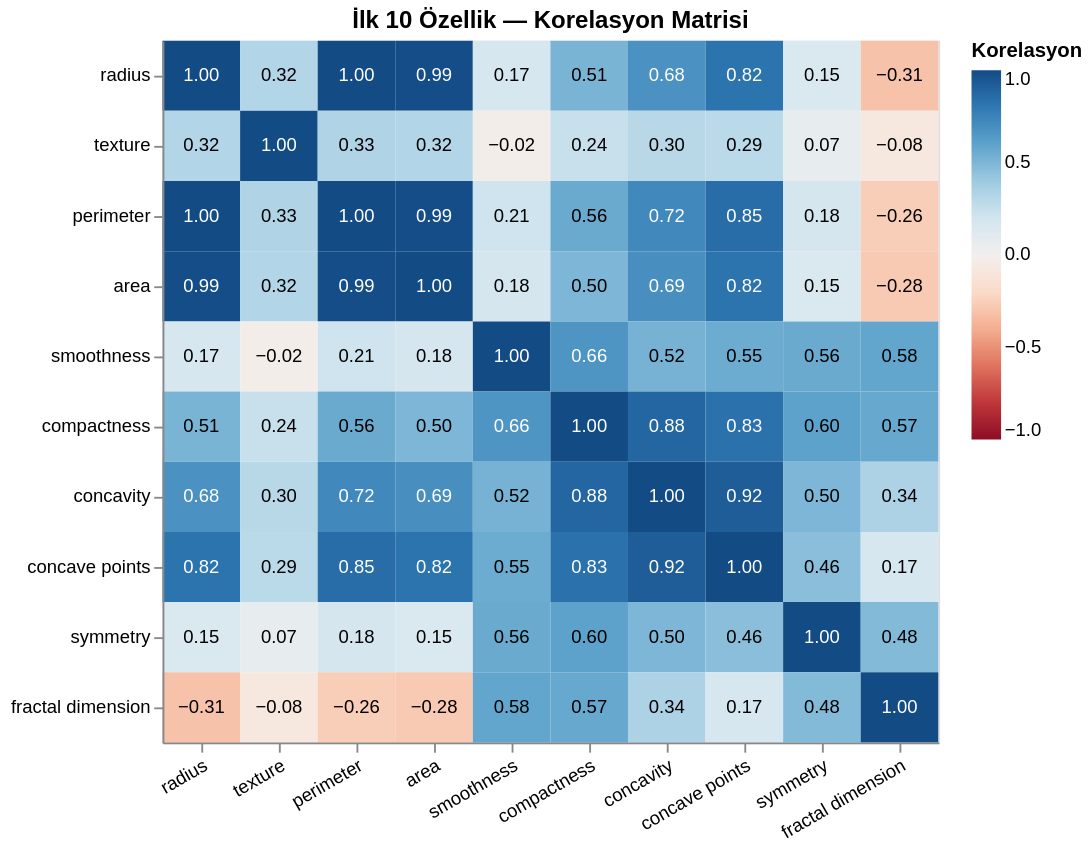

Notebook cell for this chart:
### Markdown cell above
## Görsel: Meme Kanseri — Özellik Dağılımları

Bu görsel, **iyi huylu (yeşil)** ve **kötü huylu (kırmızı)** tümörlerin 6 farklı özellik açısından nasıl farklılaştığını gösteriyor.

### Grafik Tipi: Violin Plot

Her şekil bir "keman" gibi görünüyor. Kemanın **geniş olduğu yer** = o değerde çok sayıda örnek var, **dar olduğu yer** = az örnek var.

---

### Her Özelliğe Bakış

| Özellik | Kötü Huylu (🔴) | İyi Huylu (🟢) | Fark |
|---|---|---|---|
| **Yarıçap** | ~15–20 | ~10–13 | Kötü huylu daha büyük |
| **Doku** | Benzer | Benzer | Ayırt edici değil |
| **Çevre** | ~100–130 | ~65–85 | Kötü huylu daha büyük |
| **Alan** | ~500–1500 | ~200–500 | Kötü huylu çok daha büyük |
| **Pürüzsüzlük** | Benzer | Benzer | Çok belirgin fark yok |
| **İçbükeylik** | ~0.1–0.25 | ~0–0.05 | Kötü huylu çok daha fazla |

---

### Özet

- 🔴 Kötü huylu tümörler genel olarak **daha büyük, daha engebeli ve daha içbükey**
- 🟢 İyi huylu tümörler **daha küçük ve düzgün şekilli**
- En belirgin ayrımı sağlayan özellikler: **alan, yarıçap ve içbükeylik**

Bu tür görselleştirmeler, modele "hangi özelliğe ne kadar dikkat et" diye yol gösterir.

### Code cell
# ─── Altair: Korelasyon Isı Haritası ────────────────────────────────────────
# İlk 10 özellik arasındaki korelasyonları görselleştir

top10_features = list(cancer.feature_names[:10])
corr_matrix = df[top10_features].corr().round(2)

# Altair için long format
corr_long = corr_matrix.reset_index().melt('index')
corr_long.columns = ['var1', 'var2', 'corr']

# Kısa isimler
short = {f: f.replace('mean ', '').replace(' ', '\n') for f in top10_features}
corr_long['var1'] = corr_long['var1'].map(short)
corr_long['var2'] = corr_long['var2'].map(short)

heatmap = alt.Chart(corr_long, title='İlk 10 Özellik — Korelasyon Matrisi').mark_rect().encode(
    x=alt.X('var1:N', title='', sort=None, axis=alt.Axis(labelAngle=-30)),
    y=alt.Y('var2:N', title='', sort=None),
    color=alt.Color('corr:Q', scale=alt.Scale(scheme='redblue', domain=[-1, 1]),
                    legend=alt.Legend(title='Korelasyon')),
    tooltip=['var1:N', 'var2:N', alt.Tooltip('corr:Q', format='.2f')]
).properties(width=420, height=380)

text_layer = heatmap.mark_text(fontSize=10).encode(
    text=alt.Text('corr:Q', format='.2f'),
    color=alt.condition(alt.datum.corr > 0.6, alt.value('white'), alt.value('black'))
)

(heatmap + text_layer).configure_title(fontSize=13).show()
print('Radius, perimeter ve area arasında çok yüksek korelasyon (>0.9) — multicollinearity var!')

### Figure 1 — Vega-Lite specification as saved in the notebook (floating-point values rounded to 4 significant figures)
{"config": {"view": {"continuousWidth": 300, "continuousHeight": 300}, "title": {"fontSize": 13}}, "layer": [{"mark": {"type": "rect"}, "encoding": {"color": {"field": "corr", "legend": {"title": "Korelasyon"}, "scale": {"domain": [-1, 1], "scheme": "redblue"}, "type": "quantitative"}, "tooltip": [{"field": "var1", "type": "nominal"}, {"field": "var2", "type": "nominal"}, {"field": "corr", "format": ".2f", "type": "quantitative"}], "x": {"axis": {"labelAngle": -30}, "field": "var1", "sort": null, "title": "", "type": "nominal"}, "y": {"field": "var2", "sort": null, "title": "", "type": "nominal"}}, "title": "İlk 10 Özellik — Korelasyon Matrisi"}, {"mark": {"type": "text", "fontSize": 10}, "encoding": {"color": {"condition": {"test": "(datum.corr > 0.6)", "value": "white"}, "value": "black"}, "text": {"field": "corr", "format": ".2f", "type": "quantitative"}, "tooltip": [{"field": "var1", "type": "nominal"}, {"field": "var2", "type": "nominal"}, {"field": "corr", "format": ".2f", "type": "quantitative"}], "x": {"axis": {"labelAngle": -30}, "field": "var1", "sort": null, "title": "", "type": "nominal"}, "y": {"field": "var2", "sort": null, "title": "", "type": "nominal"}}, "title": "İlk 10 Özellik — Korelasyon Matrisi"}], "data": {"name": "data-a541ee361af4f19693039fbcbb7ae20c"}, "height": 380, "width": 420, "$schema": "https://vega.github.io/schema/vega-lite/v5.20.1.json", "datasets": {"data-a541ee361af4f19693039fbcbb7ae20c": [{"var1": "radius", "var2": "radius", "corr": 1.0}, {"var1": "texture", "var2": "radius", "corr": 0.32}, {"var1": "perimeter", "var2": "radius", "corr": 1.0}, {"var1": "area", "var2": "radius", "corr": 0.99}, {"var1": "smoothness", "var2": "radius", "corr": 0.17}, {"var1": "compactness", "var2": "radius", "corr": 0.51}, {"var1": "concavity", "var2": "radius", "corr": 0.68}, {"var1": "concave\npoints", "var2": "radius", "corr": 0.82}, {"var1": "symmetry", "var2": "radius", "corr": 0.15}, {"var1": "fractal\ndimension", "var2": "radius", "corr": -0.31}, {"var1": "radius", "var2": "texture", "corr": 0.32}, {"var1": "texture", "var2": "texture", "corr": 1.0}, {"var1": "perimeter", "var2": "texture", "corr": 0.33}, {"var1": "area", "var2": "texture", "corr": 0.32}, {"var1": "smoothness", "var2": "texture", "corr": -0.02}, {"var1": "compactness", "var2": "texture", "corr": 0.24}, {"var1": "concavity", "var2": "texture", "corr": 0.3}, {"var1": "concave\npoints", "var2": "texture", "corr": 0.29}, {"var1": "symmetry", "var2": "texture", "corr": 0.07}, {"var1": "fractal\ndimension", "var2": "texture", "corr": -0.08}, {"var1": "radius", "var2": "perimeter", "corr": 1.0}, {"var1": "texture", "var2": "perimeter", "corr": 0.33}, {"var1": "perimeter", "var2": "perimeter", "corr": 1.0}, {"var1": "area", "var2": "perimeter", "corr": 0.99}, {"var1": "smoothness", "var2": "perimeter", "corr": 0.21}, {"var1": "compactness", "var2": "perimeter", "corr": 0.56}, {"var1": "concavity", "var2": "perimeter", "corr": 0.72}, {"var1": "concave\npoints", "var2": "perimeter", "corr": 0.85}, {"var1": "symmetry", "var2": "perimeter", "corr": 0.18}, {"var1": "fractal\ndimension", "var2": "perimeter", "corr": -0.26}, {"var1": "radius", "var2": "area", "corr": 0.99}, {"var1": "texture", "var2": "area", "corr": 0.32}, {"var1": "perimeter", "var2": "area", "corr": 0.99}, {"var1": "area", "var2": "area", "corr": 1.0}, {"var1": "smoothness", "var2": "area", "corr": 0.18}, {"var1": "compactness", "var2": "area", "corr": 0.5}, {"var1": "concavity", "var2": "area", "corr": 0.69}, {"var1": "concave\npoints", "var2": "area", "corr": 0.82}, {"var1": "symmetry", "var2": "area", "corr": 0.15}, {"var1": "fractal\ndimension", "var2": "area", "corr": -0.28}, {"var1": "radius", "var2": "smoothness", "corr": 0.17}, {"var1": "texture", "var2": "smoothness", "corr": -0.02}, {"var1": "perimeter", "var2": "smoothness", "corr": 0.21}, {"var1": "area", "var2": "smoothness", "corr": 0.18}, {"var1": "smoothness", "var2": "smoothness", "corr": 1.0}, {"var1": "compactness", "var2": "smoothness", "corr": 0.66}, {"var1": "concavity", "var2": "smoothness", "corr": 0.52}, {"var1": "concave\npoints", "var2": "smoothness", "corr": 0.55}, {"var1": "symmetry", "var2": "smoothness", "corr": 0.56}, {"var1": "fractal\ndimension", "var2": "smoothness", "corr": 0.58}, {"var1": "radius", "var2": "compactness", "corr": 0.51}, {"var1": "texture", "var2": "compactness", "corr": 0.24}, {"var1": "perimeter", "var2": "compactness", "corr": 0.56}, {"var1": "area", "var2": "compactness", "corr": 0.5}, {"var1": "smoothness", "var2": "compactness", "corr": 0.66}, {"var1": "compactness", "var2": "compactness", "corr": 1.0}, {"var1": "concavity", "var2": "compactness", "corr": 0.88}, {"var1": "concave\npoints", "var2": "compactness", "corr": 0.83}, {"var1": "symmetry", "var2": "compactness", "corr": 0.6}, {"var1": "fractal\ndimension", "var2": "compactness", "corr": 0.57}, {"var1": "radius", "var2": "concavity", "corr": 0.68}, {"var1": "texture", "var2": "concavity", "corr": 0.3}, {"var1": "perimeter", "var2": "concavity", "corr": 0.72}, {"var1": "area", "var2": "concavity", "corr": 0.69}, {"var1": "smoothness", "var2": "concavity", "corr": 0.52}, {"var1": "compactness", "var2": "concavity", "corr": 0.88}, {"var1": "concavity", "var2": "concavity", "corr": 1.0}, {"var1": "concave\npoints", "var2": "concavity", "corr": 0.92}, {"var1": "symmetry", "var2": "concavity", "corr": 0.5}, {"var1": "fractal\ndimension", "var2": "concavity", "corr": 0.34}, {"var1": "radius", "var2": "concave\npoints", "corr": 0.82}, {"var1": "texture", "var2": "concave\npoints", "corr": 0.29}, {"var1": "perimeter", "var2": "concave\npoints", "corr": 0.85}, {"var1": "area", "var2": "concave\npoints", "corr": 0.82}, {"var1": "smoothness", "var2": "concave\npoints", "corr": 0.55}, {"var1": "compactness", "var2": "concave\npoints", "corr": 0.83}, {"var1": "concavity", "var2": "concave\npoints", "corr": 0.92}, {"var1": "concave\npoints", "var2": "concave\npoints", "corr": 1.0}, {"var1": "symmetry", "var2": "concave\npoints", "corr": 0.46}, {"var1": "fractal\ndimension", "var2": "concave\npoints", "corr": 0.17}, {"var1": "radius", "var2": "symmetry", "corr": 0.15}, {"var1": "texture", "var2": "symmetry", "corr": 0.07}, {"var1": "perimeter", "var2": "symmetry", "corr": 0.18}, {"var1": "area", "var2": "symmetry", "corr": 0.15}, {"var1": "smoothness", "var2": "symmetry", "corr": 0.56}, {"var1": "compactness", "var2": "symmetry", "corr": 0.6}, {"var1": "concavity", "var2": "symmetry", "corr": 0.5}, {"var1": "concave\npoints", "var2": "symmetry", "corr": 0.46}, {"var1": "symmetry", "var2": "symmetry", "corr": 1.0}, {"var1": "fractal\ndimension", "var2": "symmetry", "corr": 0.48}, {"var1": "radius", "var2": "fractal\ndimension", "corr": -0.31}, {"var1": "texture", "var2": "fractal\ndimension", "corr": -0.08}, {"var1": "perimeter", "var2": "fractal\ndimension", "corr": -0.26}, {"var1": "area", "var2": "fractal\ndimension", "corr": -0.28}, {"var1": "smoothness", "var2": "fractal\ndimension", "corr": 0.58}, {"var1": "compactness", "var2": "fractal\ndimension", "corr": 0.57}, {"var1": "concavity", "var2": "fractal\ndimension", "corr": 0.34}, {"var1": "concave\npoints", "var2": "fractal\ndimension", "corr": 0.17}, {"var1": "symmetry", "var2": "fractal\ndimension", "corr": 0.48}, {"var1": "fractal\ndimension", "var2": "fractal\ndimension", "corr": 1.0}]}}
